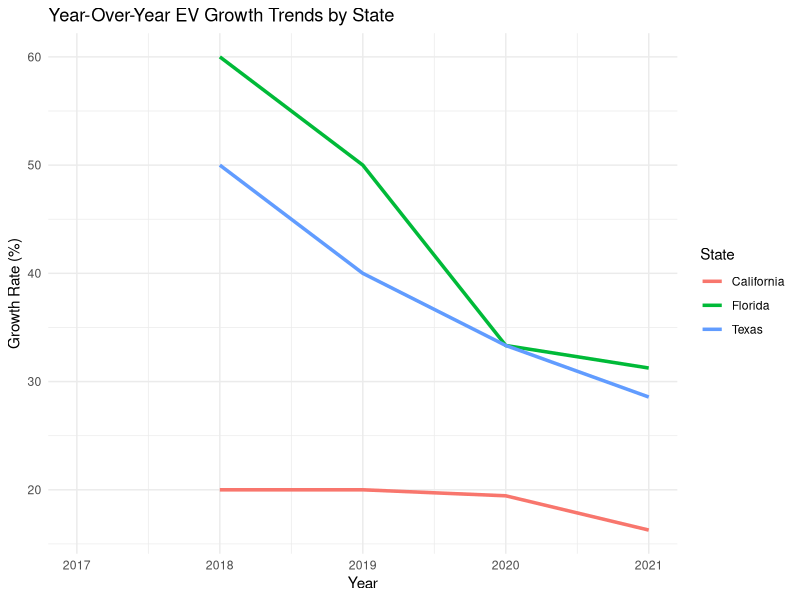
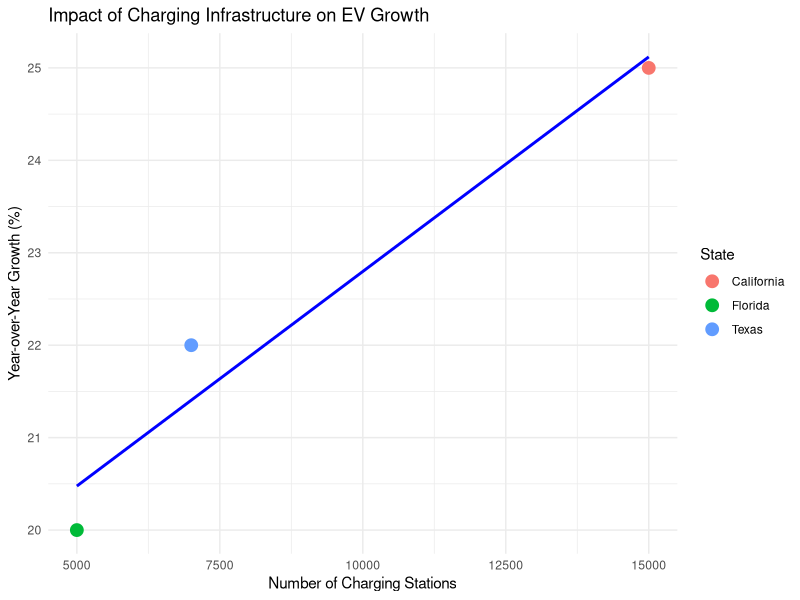

Generate these figures, in order, with R:
## ---- chunk 1
# Simulated Data for EV Growth
library(tidyverse)

ev_data <- tibble(
  State = rep(c("California", "Texas", "Florida"), each = 5),
  Year = rep(2017:2021, times = 3),
  EV_Count = c(500000, 600000, 720000, 860000, 1000000, 
               100000, 150000, 210000, 280000, 360000, 
               50000, 80000, 120000, 160000, 210000)
)

# Calculate Year-over-Year Growth
processed_data <- ev_data %>%
  group_by(State) %>%
  arrange(Year) %>%
  mutate(YoY_Growth = (EV_Count - lag(EV_Count)) / lag(EV_Count) * 100)

processed_data
## ---- chunk 2
# Line Plot of Year-over-Year Growth Trends
library(ggplot2)

ggplot(processed_data, aes(x = Year, y = YoY_Growth, color = State)) +
  geom_line(size = 1.2) +
  labs(title = "Year-Over-Year EV Growth Trends by State",
       x = "Year",
       y = "Growth Rate (%)",
       color = "State") +
  theme_minimal()
## ---- chunk 3
# Simulated Data for Charging Stations and Growth
infra_data <- tibble(
  State = c("California", "Texas", "Florida"),
  Charging_Stations = c(15000, 7000, 5000),
  YoY_Growth = c(25, 22, 20)
)

# Scatter Plot of Charging Stations vs. Growth
ggplot(infra_data, aes(x = Charging_Stations, y = YoY_Growth, color = State)) +
  geom_point(size = 4) +
  geom_smooth(method = "lm", se = FALSE, color = "blue") +
  labs(title = "Impact of Charging Infrastructure on EV Growth",
       x = "Number of Charging Stations",
       y = "Year-over-Year Growth (%)") +
  theme_minimal()
